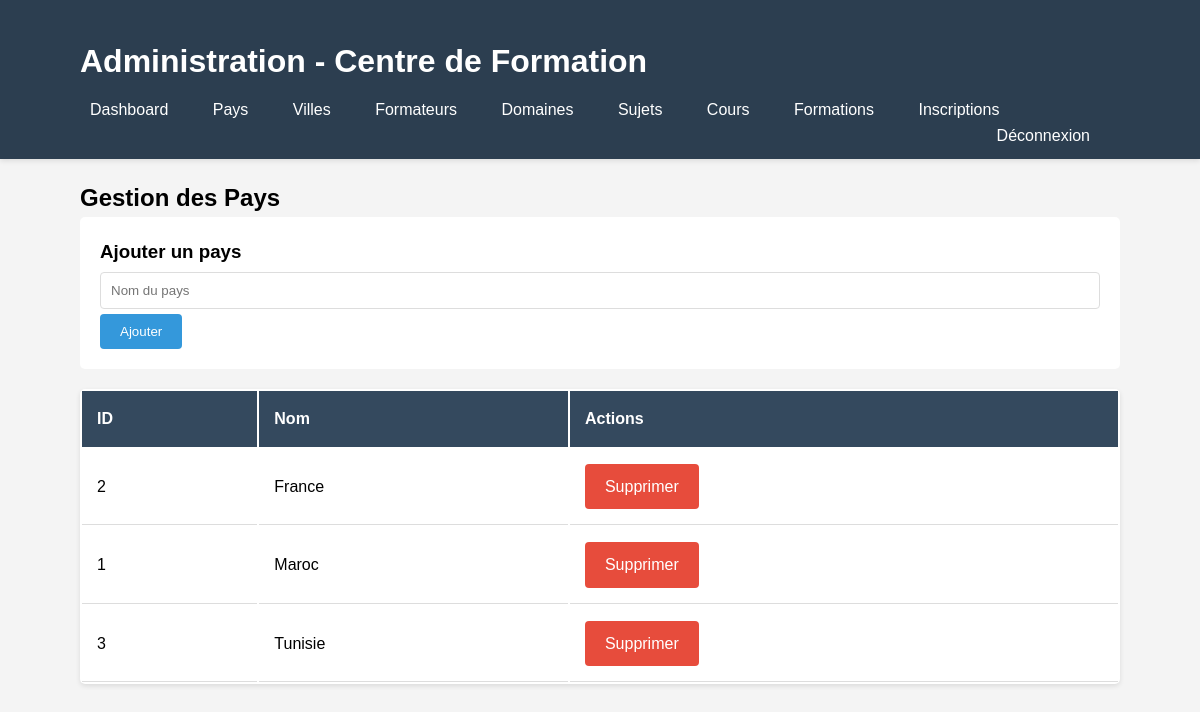
The app's page /admin/gestion_pays.php (signed in) with its own data.
### tables this page shows
CREATE TABLE `pays` (
  `id` int(11) NOT NULL,
  `value` varchar(100) NOT NULL
);

### admin/gestion_pays.php (the view, shortened to what this page needs)
<?php
include '../includes/connection.php';
?>
<!DOCTYPE html>
<html>
<head>
    <link rel="stylesheet" href="../css/style.css">
</head>
<body>
    <?php include 'includes/admin_header.php'; ?>
    <div class="container">
        <h2>Gestion des Pays</h2>
        <form method="POST" class="admin-form">
            <h3>Ajouter un pays</h3>
            <input type="text" name="value" placeholder="Nom du pays" required>
            <button type="submit" name="add" class="btn">Ajouter</button>
        </form>
        <table class="admin-table">
            <thead>
                <tr>
                    <th>ID</th>
                    <th>Nom</th>
                    <th>Actions</th>
                </tr>
            </thead>
            <tbody>
                <?php
                $query = $bdd->query("SELECT * FROM pays ORDER BY value");
                while($pays = $query->fetch()) {
                    echo "<tr>";
                    echo "<td>".$pays['id']."</td>";
                    echo "<td>".$pays['value']."</td>";
                    echo "<td>";
                    echo "<a href='gestion_pays.php?delete=".$pays['id']."' onclick='return confirm(\"Êtes-vous sûr?\")' class='btn btn-danger'>Supprimer</a>";
                    echo "</td>";
                    echo "</tr>";
                }
                ?>
            </tbody>
        </table>
    </div>
</body>
</html>

### css/style.css (style rules this page uses)
* { margin: 0; padding: 0; box-sizing: border-box; }
body { font-family: Arial, sans-serif; background-color: #f4f4f4; line-height: 1.6; }
.container { width: 90%; max-width: 1200px; margin: 0 auto; padding: 20px; }
form input, form select, form textarea { width: 100%; padding: 10px; margin: 5px 0; border: 1px solid #ddd; border-radius: 4px; }
.btn { background-color: #3498db; color: white; padding: 10px 20px; border: none; border-radius: 4px; cursor: pointer; text-decoration: none; display: inline-block; transition: background 0.3s; }
.btn-danger { background-color: #e74c3c; }
.admin-form { background: white; padding: 20px; border-radius: 5px; margin-bottom: 20px; }
.admin-table { width: 100%; background: white; border-radius: 5px; overflow: hidden; box-shadow: 0 2px 5px rgba(0,0,0,0.1); }
.admin-table th { background-color: #34495e; color: white; padding: 15px; text-align: left; }
.admin-table td { padding: 15px; border-bottom: 1px solid #ddd; }

### records on screen
pays: id "2", value "France"
pays: id "1", value "Maroc"
pays: id "3", value "Tunisie"
